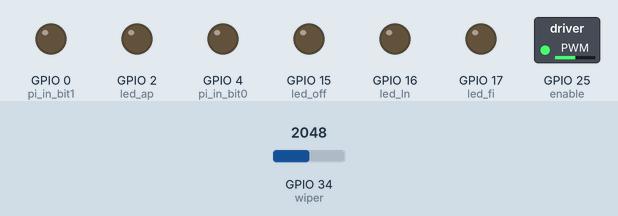
Bench run of a program on a simulated ESP32 board running MicroPython. Parts: switched loads named in the program (green lamp = pin HIGH), output pins drawn as LEDs (lit = HIGH). Inputs (shaded band) come from the test bench; at power-on: GPIO 34 (wiper) = 2048 (analog values on the 0–4095 scale).

Above: at 1.2 s.
1.3 s: GPIO 34 (wiper) set to 2633
2.8 s: GPIO 34 (wiper) set to 2755
At 3.6 s:
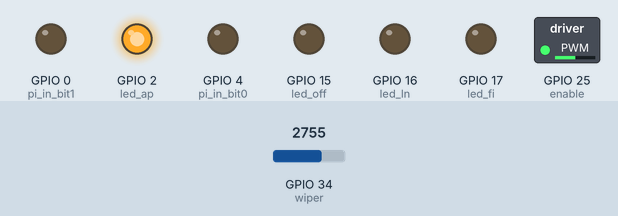
4.3 s: GPIO 34 (wiper) set to 3625
5.8 s: GPIO 34 (wiper) set to 3733
At 6.2 s:
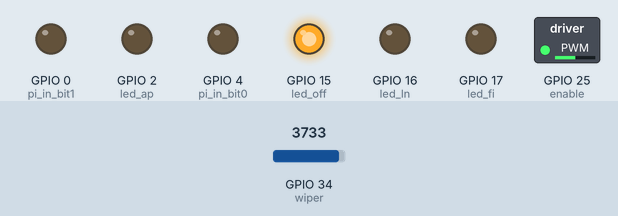
7.3 s: GPIO 34 (wiper) set to 3332
8.8 s: GPIO 34 (wiper) set to 3239
At 9.7 s:
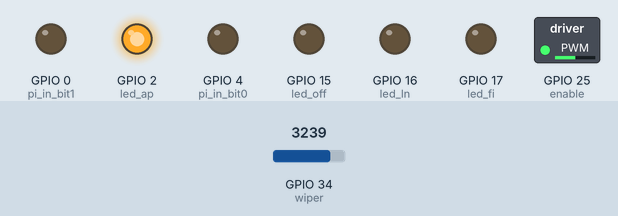
Timing chart, 0 to 11.3 s (numbered marks = the images above; inputs shaded):
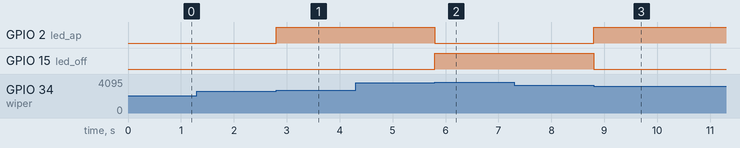

Measured:
- the behaviour switches between 2700 and 2701 on GPIO 34 (wiper) (found by bisection; images 0 and 1)
- the behaviour switches between 3685 and 3686 on GPIO 34 (wiper) (found by bisection; images 1 and 2)
- the behaviour switches between 3300 and 3299 on GPIO 34 (wiper) (found by bisection; images 2 and 3)
- after the input at 1.3 s, every drawn part: stays the same
- after the input at 2.8 s, GPIO 2 (led_ap): LOW → HIGH at once
- after the input at 4.3 s, every drawn part: stays the same
- after the input at 5.8 s, GPIO 2 (led_ap): HIGH → LOW at once; GPIO 15 (led_off): LOW → HIGH at once
- after the input at 7.3 s, every drawn part: stays the same
- after the input at 8.8 s, GPIO 2 (led_ap): LOW → HIGH at once; GPIO 15 (led_off): HIGH → LOW at once

The program:

slidingThroughAll.py
```python
# Erlaubt benutzen vom Slider, led's leuchten dann

from machine import Pin, ADC, PWM
from time import sleep
from dcmotor import DCMotor

# -- Raspi_Output=Esp_Input 2-bit Communication -- #
pi_out_bit0 = Pin(23, Pin.IN)
pi_out_bit1 = Pin(22, Pin.IN)

# -- Raspi_Input=Esp_Output 2-bit Communication -- #
pi_in_bit0 = Pin(4, Pin.OUT)
pi_in_bit1 = Pin(0, Pin.OUT)

# -- Poti -- #
wiper = ADC(Pin(34))
wiper.atten(ADC.ATTN_11DB)
wiper.width(wiper.WIDTH_12BIT)

# -- LED's -- #
led_off = Pin(15, Pin.OUT) # red
led_ap = Pin(2, Pin.OUT) # yellow
led_ln = Pin(16, Pin.OUT) # blue
led_fi = Pin(17, Pin.OUT) # green

# -- DC-Motor -- #
# forward = down to off // backwards = up to full_internet
dc_frequency = 75
dc_speed = 100
dc_pin1 = Pin(32, Pin.OUT)
dc_pin2 = Pin(33, Pin.OUT)
enable = PWM(Pin(25), dc_frequency)
dc_motor = DCMotor(dc_pin1, dc_pin2, enable)

# -- Modes Poti Variables -- #
off = 4095
ap = 3000
ln = 1400
fi = 0

def set_led(mode):
    if (mode == "off"):
        led_off.value(1)
        led_ap.value(0)
        led_ln.value(0)
        led_fi.value(0)

    if (mode == "ap"):
        led_off.value(0)
        led_ap.value(1)
        led_ln.value(0)
        led_fi.value(0)

    if (mode == "ln"):
        led_off.value(0)
        led_ap.value(0)
        led_ln.value(1)
        led_fi.value(0)

    if (mode == "fi"):
        led_off.value(0)
        led_ap.value(0)
        led_ln.value(0)
        led_fi.value(1)


def get_mode_from_slider():
    # 00 = offline
    wiper_value = wiper.read()
    if ((wiper_value < off + off*10/100) and (wiper_value > off - off*10/100)):
        return "off"

    # 01 = access point
    if ((wiper_value < ap + ap*10/100) and (wiper_value > ap - ap*10/100)):
        return "ap"

    # 10 = local network
    if ((wiper_value < ln + ln*10/100) and (wiper_value > ln - ln*10/100)):
        return "ln"

    # 11 = full internet
    if ((wiper_value < fi + 200) and (wiper_value > fi - fi*10/100)):
        return "fi"


while True:
    set_led(get_mode_from_slider())
```

dcmotor.py
```python
class DCMotor:
  def __init__(self, pin1, pin2, enable_pin, min_duty=750, max_duty=1023):
        self.pin1=pin1
        self.pin2=pin2
        self.enable_pin=enable_pin
        self.min_duty = min_duty
        self.max_duty = max_duty

  def forward(self,speed):
    self.speed = speed
    self.enable_pin.duty(self.duty_cycle(self.speed))
    self.pin1.value(0)
    self.pin2.value(1)

  def backwards(self, speed):
        self.speed = speed
        self.enable_pin.duty(self.duty_cycle(self.speed))
        self.pin1.value(1)
        self.pin2.value(0)

  def stop(self):
    self.enable_pin.duty(0)
    self.pin1.value(0)
    self.pin2.value(0)

  def duty_cycle(self, speed):
   if self.speed <= 0 or self.speed > 100:
        duty_cycle = 0
   else:
    duty_cycle = int(self.min_duty + (self.max_duty - self.min_duty)*((self.speed-1)/(100-1)))
    return duty_cycle
```
